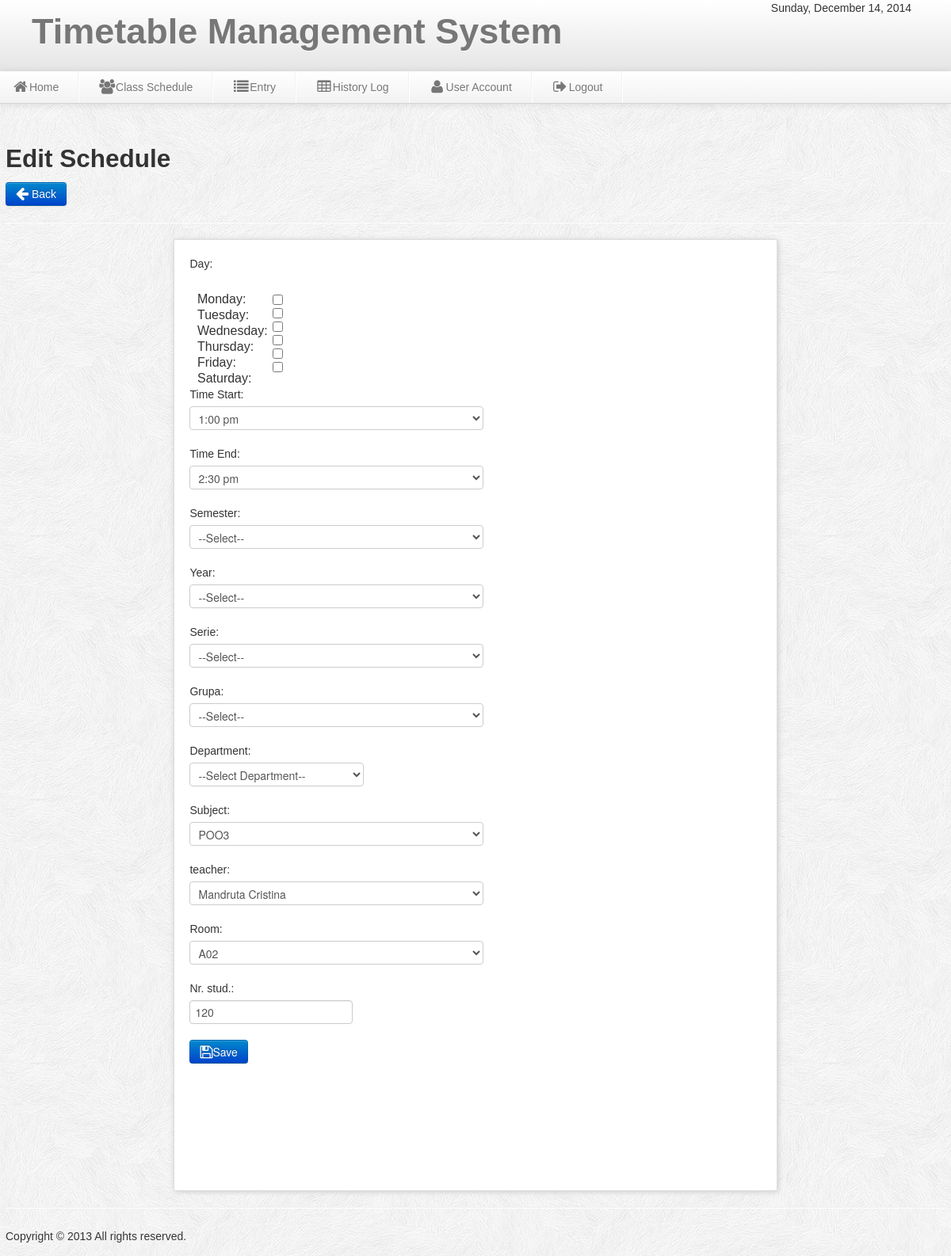
Screenshot of /admin/edit_schedule.php?id=447 with the database file from the repository.
### tables this page shows
CREATE TABLE IF NOT EXISTS `schedule` (
`schedule_id` int(11) NOT NULL,
  `semester` varchar(10) NOT NULL,
  `year` varchar(10) NOT NULL,
  `serie` varchar(10) NOT NULL,
  `grupa` varchar(10) NOT NULL,
  `department` varchar(100) NOT NULL,
  `subject` varchar(50) NOT NULL,
  `teacher` varchar(50) NOT NULL,
  `room` varchar(20) NOT NULL,
  `day` varchar(100) NOT NULL,
  `nr` int(11) NOT NULL,
  `time` varchar(20) NOT NULL,
  `time_end` varchar(50) NOT NULL,
  `type` varchar(30) NOT NULL
);

### admin/edit_schedule.php (the view, shortened to what this page needs)
<?php include('header.php');  include('dbcon.php');
$id_get=$_GET['id'];
 ?>
<body>
<?php include('nav-top1.php'); ?>
<div class="wrapper">
<div class="row-fluid">
<h2>Edit Schedule</h2>
	<a class="btn btn-primary"  href="schedule.php">  <i class="icon-arrow-left icon-large"></i>&nbsp;Back</a>
	<hr>
	<div class="edit_margin">
<form id="save_voter" class="form-horizontal1" method="POST" action="update_schedule.php">
    <fieldset>
    <li class="span6">
    <?php
	$result=mysql_query("select * from schedule where schedule_id='$id_get'")or die(mysql_error());
	$row=mysql_fetch_array($result);
	?>
		<div class="control-group">
		<label class="control-label" for="input01">Day:</label>
    <div class="controls">
	<br>
    <div class="span3">
	<div class="day_margin">
	Monday:
	<br>
	Tuesday:
	<br>
	Wednesday:
	<br>
	Thursday:
	<br>
	Friday:
	<br>
	Saturday:
	</div>
    </div>
    <div class="span3">
	<div class="radio_day">
<input type="checkbox" value="Monday" name="Monday" id="day">
<br>
<input type="checkbox" value="Tuesday" name="Tuesday" id="day">
<br>
<input type="checkbox" value="Wednesday" name="Wednesday" id="day">
<br>
<input type="checkbox" value="Thursday" name="Thursday" id="day">
<br>
<input type="checkbox" value="Friday" name="Friday" id="day">
<br>
<input type="checkbox" value="Saturday" name="Saturday" id="day">
	</div>
	</div>
    </div>
    </div>
		<div class="control-group">
    <label class="control-label" for="input01">Time Start:</label>
    <div class="controls">
   <select name="time_start" class="span3333" id="time_start">
	<option><?php echo $row['time']; ?></option>
	</select>
    </div>
    </div>
			<div class="control-group">
    <label class="control-label" for="input01">Time End:</label>
    <div class="controls">
   <select name="time_end" id="time_end" class="span3333">
	<option><?php echo $row['time_end']; ?></option>
	</select>
    </div>
    </div>
	<div class="control-group">
    <label class="control-label" for="input01">Semester:</label>
    <div class="controls">
   <select name="semester" class="span3333" id="semester">
	<option>--Select--</option>
	</select>
    </div>
    </div>
	<div class="control-group">
    <label class="control-label" for="input01">Year:</label>
    <div class="controls">
   <select name="year" class="span3333" id="year">
	<option>--Select--</option>
	</select>
    </div>
    </div>
    <div class="control-group">
    <label class="control-label" for="input01">Serie:</label>
    <div class="controls">
   <select name="serie" class="span3333" id="serie">
	<option>--Select--</option>
	</select>
    </div>
    </div>
    <div class="control-group">
    <label class="control-label" for="input01">Grupa:</label>
    <div class="controls">
   <select name="grupa" class="span3333" id="grupa">
	<option>--Select--</option>
	</select>
    </div>
    </div>
    <div class="control-group">
    <label class="control-label" for="input01">Department:</label>
    <div class="controls">
   <select name="department" class="department"  id="span9009">
	<option>--Select Department--</option>
	</select>
    </div>
    </div>
	<div class="control-group">
    <label class="control-label" for="input01">Subject:</label>
    <div class="controls">
   <select name="subject" class="span333" id="subject">
	<option><?php echo $row['subject']; ?></option>
	</select>
    </div>
    </div>
	<div class="control-group">
    <label class="control-label" for="input01">teacher:</label>
    <div class="controls">
   <select name="teacher" class="span333" id="teacher">
	<option><?php echo $row['teacher']; ?></option>
	</select>
    </div>
    </div>
	<div class="control-group">
    <label class="control-label" for="input01">Room:</label>
    <div class="controls">
   <select name="room" class="span333" id="room">
	<option><?php echo $row['room']; ?></option>
	</select>
    </div>
    </div>
	<div class="control-group">
    <label class="control-label" for="input01">Nr. stud.:</label>
    <div class="controls">
    <input type="text" name="nr" class="nr" value="<?php echo $row['nr'];  ?>"  id="span900">
    </div>
    </div>
	<div class="control-group">
    <div class="controls">
	<button id="save_voter" class="btn btn-primary" name="save"><i class="icon-save icon-large"></i>Save</button>
    </div>
    </div>
    </fieldset>
    </form>
</div>
</div>
<?php include('footer.php');?>
</div>
</body>

### admin/css/style.css (style rules this page uses)
* { margin:0; padding:0; }
body { font-family:"Trebuchet MS", "Myriad Pro", Arial, sans-serif; font-size:14px; background:#f4f4f4 url(../img/subtle_white_feathers.png) repeat top left; color:#333; text-shadow:0px 0px 0px #fff;; }
a { color:#777; }
.wrapper { width:1186px; margin: auto; margin-top:170px; min-height:550px; }
.form-horizontal1 { background:#fff; border:1px solid #ddd; margin:0 auto; height:1200px; width:760px; font-size:16px; -moz-box-shadow:1px 1px 7px #ccc; -webkit-box-shadow:1px 1px 7px #ccc; box-shadow:1px 1px 7px #ccc; }

### rows the page displays
schedule: time_start "1:00 pm", time_end "2:30 pm", subject "POO3", teacher "Mandruta Cristina", room "A02", nr "120"
